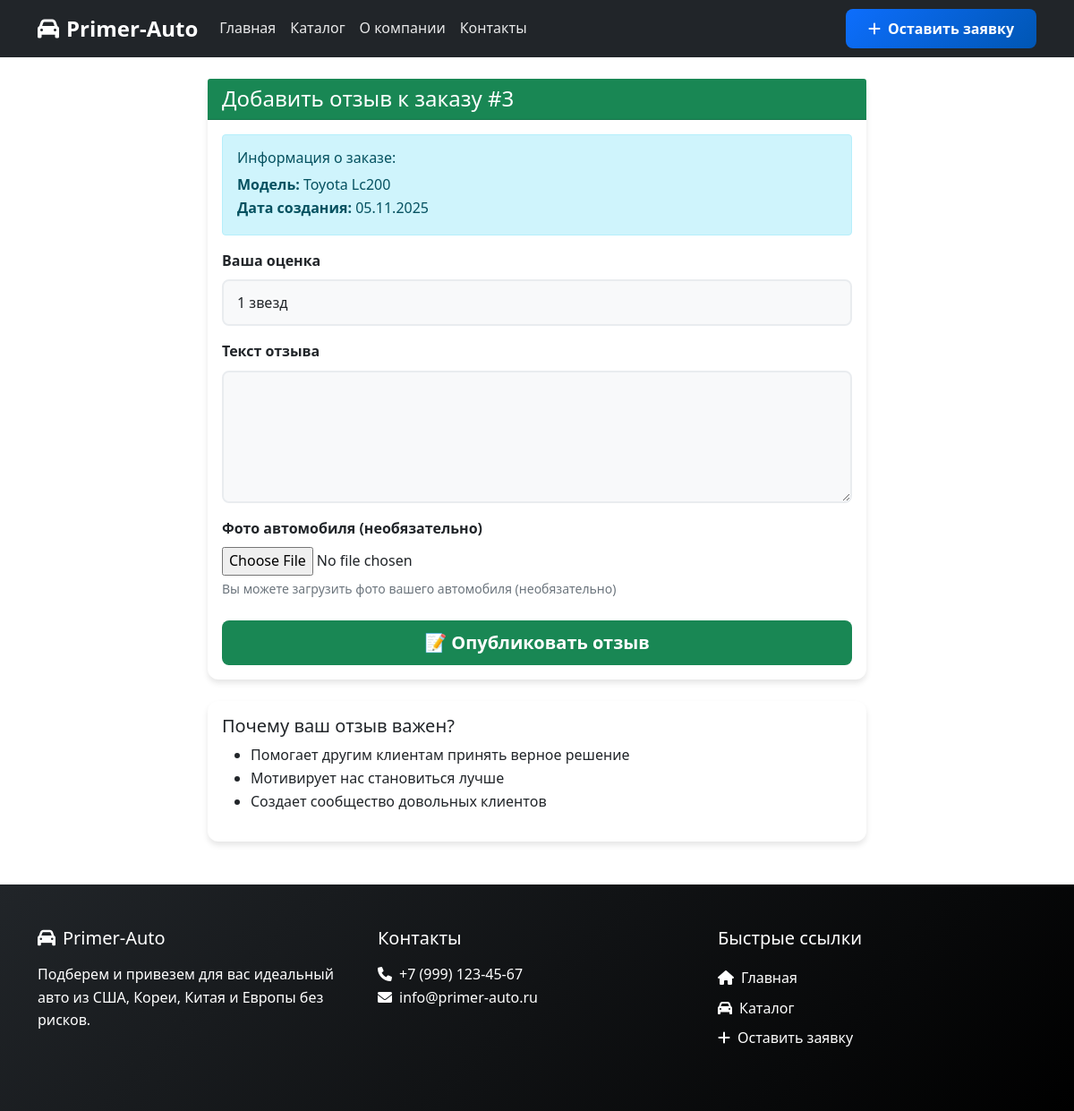
The page /order/3/review/ on the database its author committed.
### primer_auto/models.py (models this page shows, shortened)
class Order(models.Model):
    ORDER_STATUS_CHOICES = [
        ('new', 'Новая'),
        ('in_progress', 'В работе'),
        ('searching', 'На подборе'),
        ('completed', 'Выполнена'),
        ('cancelled', 'Отменена'),
    ]
    client = models.ForeignKey(Client, on_delete=models.CASCADE, verbose_name="Клиент")
    manager = models.ForeignKey(Manager, on_delete=models.SET_NULL, null=True, blank=True, verbose_name="Менеджер")
    desired_model = models.CharField(max_length=100, verbose_name="Желаемая модель")
    year_min = models.PositiveIntegerField(
        validators=[MinValueValidator(1990), MaxValueValidator(2030)],
        verbose_name="Минимальный год"
    )
    year_max = models.PositiveIntegerField(
        validators=[MinValueValidator(1990), MaxValueValidator(2030)],
        verbose_name="Максимальный год"
    )
    budget_max = models.DecimalField(max_digits=12, decimal_places=2, verbose_name="Максимальный бюджет (USD)")
    additional_wishes = models.TextField(blank=True, null=True, verbose_name="Дополнительные пожелания")
    status = models.CharField(max_length=20, choices=ORDER_STATUS_CHOICES, default='new', verbose_name="Статус")
    created_date = models.DateTimeField(auto_now_add=True, verbose_name="Дата создания")
    class Meta:
        verbose_name = "Заявка"
        verbose_name_plural = "Заявки"
        ordering = ['-created_date']

### primer_auto/views.py (the view)
# urls.py: path('order/<int:order_id>/review/', views.add_review, name='add_review'),
def add_review(request, order_id):
    order = get_object_or_404(Order, id=order_id)
    if Review.objects.filter(order=order).exists():
        messages.warning(request, 'Отзыв для этого заказа уже существует')
        return redirect('order_detail', order_id=order.id)
    if request.method == 'POST':
        form = ReviewForm(request.POST, request.FILES)
        if form.is_valid():
            review = form.save(commit=False)
            review.client = order.client
            review.order = order
            review.save()
            messages.success(request, 'Спасибо за ваш отзыв!')
            return redirect('order_detail', order_id=order.id)
    else:
        form = ReviewForm()
    context = {
        'form': form,
        'order': order,
    }
    return render(request, 'primer_auto/add_review.html', context)

### primer_auto/forms.py
class ReviewForm(forms.ModelForm):
    class Meta:
        model = Review
        fields = ['rating', 'review_text', 'photo']
        widgets = {
            'rating': forms.Select(choices=[(i, f'{i} звезд') for i in range(1, 6)],
                                 attrs={'class': 'form-control'}),
            'review_text': forms.Textarea(attrs={'class': 'form-control', 'rows': 5}),
        }
        labels = {
            'rating': 'Ваша оценка',
            'review_text': 'Текст отзыва',
            'photo': 'Фото автомобиля (необязательно)',
        }

### primer_auto/templates/primer_auto/add_review.html (shortened to what this page needs)
{% extends 'primer_auto/base.html' %}
{% block content %}
<div class="container mt-4">
    <div class="row justify-content-center">
        <div class="col-lg-8">
            <div class="card">
                <div class="card-header bg-success text-white">
                    <h4 class="mb-0">Добавить отзыв к заказу #{{ order.id }}</h4>
                </div>
                <div class="card-body">
                    <div class="alert alert-info">
                        <h6>Информация о заказе:</h6>
                        <p class="mb-0">
                            <strong>Модель:</strong> {{ order.desired_model }}<br>
                            <strong>Дата создания:</strong> {{ order.created_date|date:"d.m.Y" }}
                        </p>
                    </div>
                    <form method="post" enctype="multipart/form-data">
                        <div class="mb-3">
                            <label for="{{ form.rating.id_for_label }}" class="form-label">{{ form.rating.label }}</label>
                            {{ form.rating }}
                        </div>
                        <div class="mb-3">
                            <label for="{{ form.review_text.id_for_label }}" class="form-label">{{ form.review_text.label }}</label>
                            {{ form.review_text }}
                        </div>
                        <div class="mb-3">
                            <label for="{{ form.photo.id_for_label }}" class="form-label">{{ form.photo.label }}</label>
                            {{ form.photo }}
                            <div class="form-text">Вы можете загрузить фото вашего автомобиля (необязательно)</div>
                        </div>
                        <div class="mt-4">
                            <button type="submit" class="btn btn-success btn-lg w-100">
                                📝 Опубликовать отзыв
                            </button>
                        </div>
                    </form>
                </div>
            </div>
            <div class="card mt-4">
                <div class="card-body">
                    <h5>Почему ваш отзыв важен?</h5>
                    <ul>
                        <li>Помогает другим клиентам принять верное решение</li>
                        <li>Мотивирует нас становиться лучше</li>
                        <li>Создает сообщество довольных клиентов</li>
                    </ul>
                </div>
            </div>
        </div>
    </div>
</div>
{% endblock %}

### primer_auto/static/style.css (style rules this page uses)
:root { --primary-color: #0d6efd; --secondary-color: #6c757d; --success-color: #198754; --danger-color: #dc3545; --warning-color: #ffc107; --info-color: #0dcaf0; --light-color: #f8f9fa; --dark-color: #212529; --font-main: 'Segoe UI', Tahoma, Geneva, Verdana, sans-serif; }
* { margin: 0; padding: 0; box-sizing: border-box; }
body { font-family: var(--font-main); line-height: 1.6; color: var(--dark-color); background-color: #ffffff; }
.card { border: none; border-radius: 12px; box-shadow: 0 4px 6px rgba(0, 0, 0, 0.1); transition: all 0.3s ease; }
.btn { border-radius: 8px; font-weight: 600; padding: 10px 25px; transition: all 0.3s ease; border: none; }
.form-control { border-radius: 8px; border: 2px solid #e9ecef; padding: 12px 15px; transition: all 0.3s ease; }
.form-label { font-weight: 600; margin-bottom: 8px; color: var(--dark-color); }

### primer_auto/static/forms.css (style rules this page uses)
.form-label { display: block; margin-bottom: 0.5rem; font-weight: 600; color: var(--dark-color); }
.form-control { width: 100%; padding: 12px 15px; border: 2px solid #e9ecef; border-radius: 8px; font-size: 1rem; transition: all 0.3s ease; background-color: #f8f9fa; }

### rows shown on the page
Order: id "3", desired_model "Toyota Lc200", created_date "05.11.2025"
